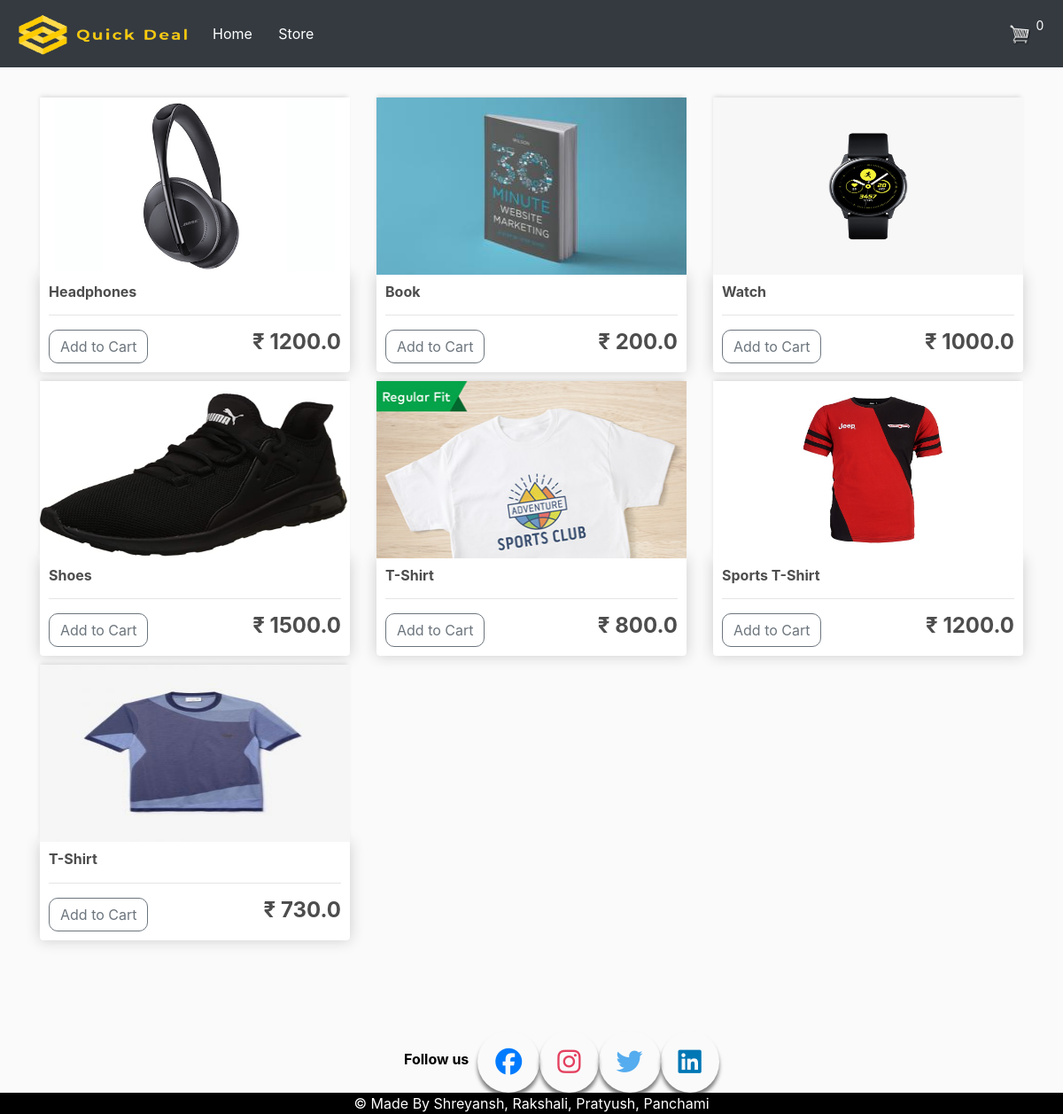
/store/, run on the app's committed database.
### store/models.py (models this page shows, shortened)
class Product(models.Model):
	name = models.CharField(max_length=200, null=True)
	price = models.FloatField()
	digital = models.BooleanField(default=False,null=True, blank=True)
	image = models.ImageField(null=True, blank=True)
	@property
	def imageURL(self):
		try:
			url = self.image.url
		except:
			url = ''
		return url

### store/views.py (the view)
# urls.py: path('', include('store.urls')),
def store(request):
	data = cartData(request)
	cartItems = data['cartItems']
	order = data['order']
	items = data['items']
	products = Product.objects.all()
	context = {'products':products, 'cartItems':cartItems}
	return render(request, 'store/store.html', context)

### store/utils.py (called while the page is built, shortened)
def cookieCart(request):
	try:
		cart = json.loads(request.COOKIES['cart'])
	except:
		cart = {}
		print('CART:', cart)
	items = []
	order = {'get_cart_total':0, 'get_cart_items':0, 'shipping':False}
	cartItems = order['get_cart_items']
	return {'cartItems':cartItems ,'order':order, 'items':items}

def cartData(request):
	if request.user.is_authenticated:
		customer = request.user.customer
		order, created = Order.objects.get_or_create(customer=customer, complete=False)
		items = order.orderitem_set.all()
		cartItems = order.get_cart_items
	else:
		cookieData = cookieCart(request)
		cartItems = cookieData['cartItems']
		order = cookieData['order']
		items = cookieData['items']
	return {'cartItems':cartItems ,'order':order, 'items':items}

### store/templates/store/store.html
{% extends 'store/main.html' %}
{% load static %}
{% block content %}
	<div class="row">
		{% for product in products %}
		<div class="col-lg-4">
			<img class="thumbnail" src="{{product.imageURL}}">
			<div class="box-element product">
				<h6><strong>{{product.name}}</strong></h6>
				<hr>
				<button data-product="{{product.id}}" data-action="add" class="btn btn-outline-secondary add-btn update-cart">Add to Cart</button>
				<h4 style="display: inline-block; float: right"><strong>₹ {{product.price}}</strong></h4>
			</div>
		</div>
		{% endfor %}
	</div>
{% endblock content %}

### store/templates/store/main.html (shortened to what this page needs)
<!DOCTYPE html>
{% load static %}
<html>
<head>
	<link rel="stylesheet" href="https://stackpath.bootstrapcdn.com/bootstrap/4.5.2/css/bootstrap.min.css">
    <link rel="stylesheet" href="https://stackpath.bootstrapcdn.com/font-awesome/4.7.0/css/font-awesome.min.css">
	<link rel="stylesheet" href="https://stackpath.bootstrapcdn.com/bootstrap/4.4.1/css/bootstrap.min.css">
	<link rel="stylesheet" type="text/css" href="{% static 'css/main.css' %}">
</head>
<body>
	<nav class="navbar navbar-expand-lg navbar-dark bg-dark">
	  <a class="navbar-brand" href="{% url 'store' %}"><img class="logo" src="{% static 'images\logo.png' %}"></a>
	  <div class="collapse navbar-collapse" id="">
	    <ul class="navbar-nav mr-auto">
	      <li class="nav-item active">
	        <a class="nav-link" href="{% url 'home' %}"> Home &nbsp;&nbsp; <span class="sr-only">(current)</span></a>
	      </li>
	    </ul>
		  <div class="collapse navbar-collapse" id="navbarSupportedContent">
	    <ul class="navbar-nav mr-auto">
	      <li class="nav-item active">
	        <a class="nav-link" href="{% url 'store' %}"> Store <span class="sr-only">(current)</span></a>
	      </li>
		</ul>
	    <div class="form-inline my-2 my-lg-0">
	     	<a href="{% url 'cart' %}">
	    		<img  id="cart-icon" src="{% static 'images/cart.png' %}">
	    	</a>
	    	<p id="cart-total">{{cartItems}}</p>
		</div>
	    </div>
	  </div>
	</nav>
     <div class="container">
            <br>
            {% block content %}
            {% endblock content %}
         </div>
	<br><br><br>
	<div class="icon">
			<p>Follow us</p> <br>
		<a href="https://www.facebook.com"><i class="fab fa-facebook"></i></a>
		<a href="https://www.instagram.com/__quickdeal__/"><i class="fab fa-instagram"></i></a>
		<a href="https://twitter.com"><i class="fab fa-twitter"></i></a>
		<a href="https://in.linkedin.com"><i class="fab fa-linkedin"></i></a>
		</div>
	<footer>
		&copy;  Made By Shreyansh, Rakshali, Pratyush, Panchami
	</footer>
</body>
</html>

### static/css/main.css (style rules this page uses)
body { background-color: hsl(0, 0%, 98%); }
h1,h2,h3,h4,h5,h6 { color:hsl(0, 0%, 30%); }
.box-element { box-shadow:hsl(0, 0%, 80%) 0 0 16px; background-color: #fff; border-radius: 4px; padding: 10px; }
.thumbnail { width: 100%; height: 200px; -webkit-box-shadow:-1px -3px 5px -2px rgba(214,214,214,1); -moz-box-shadow: -1px -3px 5px -2px rgba(214,214,214,1); box-shadow: -1px -3px 5px -2px rgba(214,214,214,1); }
.product { border-radius: 0 0 4px 4px; }
.bg-dark { background-color: #292342; }
#cart-icon { width:25px; display: inline-block; margin-left: 15px; }
#cart-total { display: block; text-align: center; color:#fff; background-color: transparent; width: 20px; height: 25px; border-radius: 50%; font-size: 14px; }
.col-lg-4, .col-lg-6, .col-lg-8, .col-lg-12 { margin-top: 10px; }
.btn { border-radius: 10px; }
footer { position: relative; bottom: 1px; width: 100%; background: black; color: white; text-align: center; top: 100px; }
.icon { position: absolute; margin: 30px; display: flex; margin-left: 38%; }
.icon p { color: black; font-weight: bold; margin-top: 20px; margin-right: 10px; }
.icon a i { margin: 20px; }
.fa-facebook { font-size: 30px; color: 3b5999; }
.fa-instagram { font-size: 30px; color: #e4405f; }
.fa-twitter { font-size: 30px; color: #55acee; }
.fa-linkedin { font-size: 30px; color: #0077B5; }
.icon a { position: relative; display: block; background-color: transparent; border-radius: 50%; text-align: center; transition: .6s; box-shadow: 0 5px 4px rgba(0, 0, 0, .5) ; }
.logo { height: 50px; margin: 0px; width: 200px; }

### data on the page
Product: imageURL (picture), name "Headphones", price "1200.0"
Product: imageURL (picture), name "Book", price "200.0"
Product: imageURL (picture), name "Watch", price "1000.0"
Product: imageURL (picture), name "Shoes", price "1500.0"
Product: imageURL (picture), name "T-Shirt", price "800.0"
Product: imageURL (picture), name "Sports T-Shirt", price "1200.0"
Product: imageURL (picture), name "T-Shirt", price "730.0"

### other printed values
{{ cartItems }} "0"
